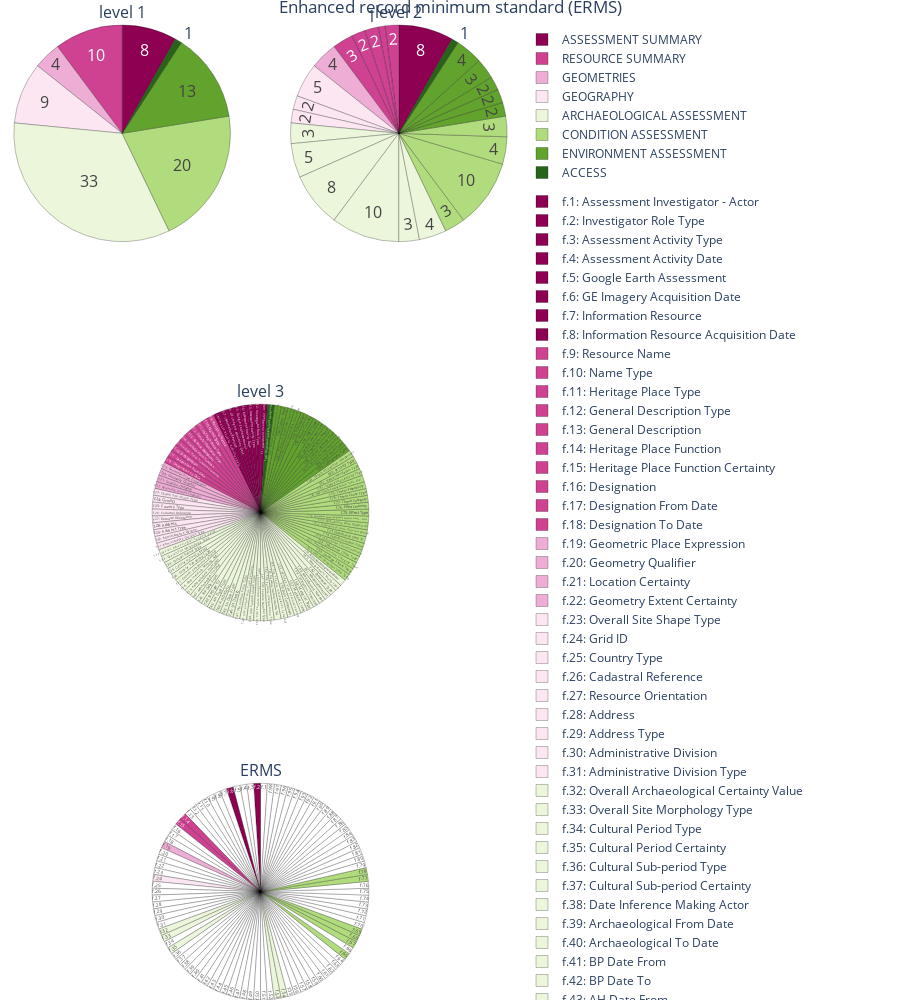

The code cell stored with this chart in its notebook:
### Code cell
# Create subplot grid with pie chart subplots
fig = make_subplots(rows=3, cols=2, subplot_titles=['level 1', 'level 2', 'level 3', 'ERMS'],
                    specs=[
                        [{'type': 'pie'}, {'type': 'pie'}],
                        [{'type': 'pie', "colspan": 2}, None],
                        [{'type': 'pie', "colspan": 2}, None]
                        ])


# Add go.Pie figures to the subplot grid
fig.add_trace(fig_level1.data[0], row=1, col=1)
fig.add_trace(fig_level2.data[0], row=1, col=2)
fig.add_trace(fig_level3.data[0], row=2, col=1)
fig.add_trace(fig_erms.data[0], row=3, col=1)

# Update layout if needed
fig.update_layout(# autosize = True,
                  height=1000,
                  # vertical_spacing=0.1,
                  # width=1200,
                  margin={"r": 0, "t": 0, "l": 0, "b": 0},
                  title_text="Enhanced record minimum standard (ERMS)",
                  title_x=0.5)

# Show the subplot grid
fig.show()

### Figure 1 — Plotly figure (JSON) as saved in the notebook; plotly's stock layout.template omitted (floating-point values rounded to 4 significant figures)
{"data": [{"customdata": ["ASSESSMENT SUMMARY", "RESOURCE SUMMARY", "GEOMETRIES", "GEOGRAPHY", "ARCHAEOLOGICAL ASSESSMENT", "CONDITION ASSESSMENT", "ENVIRONMENT ASSESSMENT", "ACCESS"], "hovertemplate": "%{customdata}", "labels": ["ASSESSMENT SUMMARY", "RESOURCE SUMMARY", "GEOMETRIES", "GEOGRAPHY", "ARCHAEOLOGICAL ASSESSMENT", "CONDITION ASSESSMENT", "ENVIRONMENT ASSESSMENT", "ACCESS"], "legendgroup": "1", "marker": {"colors": ["#8e0152", "#cf4191", "#eeadd4", "#fbe6f1", "#ebf6db", "#b0dc7d", "#62a32e", "#276419"], "line": {"color": "#000000", "width": 0.25}}, "sort": false, "textfont": {"size": 16}, "textinfo": "value", "values": [8, 10, 4, 9, 33, 20, 13, 1], "type": "pie", "domain": {"x": [0, 0.45], "y": [0.7778, 1]}}, {"customdata": ["ASSESSMENT ACTIVITY", "RESOURCE NAME", "RESOURCE SUMMARY", "RESOURCE DESCRIPTION", "HERITAGE RESOURCE CLASSIFICATION", "DESIGNATION", "GEOMETRIES", "GEOGRAPHY", "ADDRESS", "ADMINISTRATIVE SUBDIVISION", "ARCHAEOLOGICAL ASSESSMENT", "PERIODIZATION", "ABSOLUTE CHRONOLOGY", "SITE FEATURES and INTERPRETATIONS", "MATERIAL", "Measurements", "CONDITION ASSESSMENT", "DISTURBANCES", "THREATS", "RECOMMENDATION PLAN", "ENVIRONMENT ASSESSMENT", "LAND COVER", "SURFICIAL GEOLOGY", "MARINE ENVIRONMENT", "DEPTH or ELEVATION", "ACCESS"], "hovertemplate": "%{customdata}", "labels": ["ASSESSMENT ACTIVITY", "RESOURCE NAME", "RESOURCE SUMMARY", "RESOURCE DESCRIPTION", "HERITAGE RESOURCE CLASSIFICATION", "DESIGNATION", "GEOMETRIES", "GEOGRAPHY", "ADDRESS", "ADMINISTRATIVE SUBDIVISION", "ARCHAEOLOGICAL ASSESSMENT", "PERIODIZATION", "ABSOLUTE CHRONOLOGY", "SITE FEATURES and INTERPRETATIONS", "MATERIAL", "Measurements", "CONDITION ASSESSMENT", "DISTURBANCES", "THREATS", "RECOMMENDATION PLAN", "ENVIRONMENT ASSESSMENT", "LAND COVER", "SURFICIAL GEOLOGY", "MARINE ENVIRONMENT", "DEPTH or ELEVATION", "ACCESS"], "marker": {"colors": ["#8e0152", "#cf4191", "#cf4191", "#cf4191", "#cf4191", "#cf4191", "#eeadd4", "#fbe6f1", "#fbe6f1", "#fbe6f1", "#ebf6db", "#ebf6db", "#ebf6db", "#ebf6db", "#ebf6db", "#ebf6db", "#b0dc7d", "#b0dc7d", "#b0dc7d", "#b0dc7d", "#62a32e", "#62a32e", "#62a32e", "#62a32e", "#62a32e", "#276419"], "line": {"color": "#000000", "width": 0.25}}, "showlegend": false, "sort": false, "textfont": {"size": 16}, "textinfo": "value", "values": [8, 2, 1, 2, 2, 3, 4, 5, 2, 2, 3, 5, 8, 10, 3, 4, 3, 10, 4, 3, 2, 2, 2, 3, 4, 1], "type": "pie", "domain": {"x": [0.55, 1], "y": [0.7778, 1]}}, {"hoverinfo": "label", "labels": ["f.1: Assessment Investigator - Actor", "f.2: Investigator Role Type", "f.3: Assessment Activity Type", "f.4: Assessment Activity Date", "f.5: Google Earth Assessment", "f.6: GE Imagery Acquisition Date", "f.7: Information Resource", "f.8: Information Resource Acquisition Date", "f.9: Resource Name", "f.10: Name Type", "f.11: Heritage Place Type", "f.12: General Description Type", "f.13: General Description", "f.14: Heritage Place Function", "f.15: Heritage Place Function Certainty ", "f.16: Designation", "f.17: Designation From Date", "f.18: Designation To Date", "f.19: Geometric Place Expression", "f.20: Geometry Qualifier", "f.21: Location Certainty", "f.22: Geometry Extent Certainty", "f.23: Overall Site Shape Type", "f.24: Grid ID", "f.25: Country Type", "f.26: Cadastral Reference", "f.27: Resource Orientation", "f.28: Address", "f.29: Address Type", "f.30: Administrative Division ", "f.31: Administrative Division Type", "f.32: Overall Archaeological Certainty Value ", "f.33: Overall Site Morphology Type", "f.34: Cultural Period Type", "f.35: Cultural Period Certainty", "f.36: Cultural Sub-period Type", "f.37: Cultural Sub-period Certainty", "f.38: Date Inference Making Actor", "f.39: Archaeological From Date", "f.40: Archaeological To Date", "f.41: BP Date From", "f.42: BP Date To", "f.43: AH Date From", "f.44: AH Date To", "f.45: SH Date From", "f.46: SH Date to", "f.47: Site Feature Form Type", "f.48: Site Feature Form Type Certainty", "f.49: Site Feature Shape Type", "f.50: Site Feature Arrangement Type", "f.51: Site Feature Number Type", "f.52: Site Feature Interpretation Type", "f.53: Site Feature Interpretation Number Type", "f.54: Site Feature Interpretation Certainty", "f.55: Built Component", "f.56: Heritage Place Resource Instance", "f.57: Material Class", "f.58: Material Type", "f.59: Construction Technique", "f.60: Measurement Number", "f.61: Measurement Unit", "f.62: Dimension Type", "f.63: Measurement Source Type ", "f.64: Related Geoarchaeology/Palaeolandscape", "f.65: Overall Condition State Type", "f.66: Damage Extent Type", "f.67: Disturbance Cause Category Type", "f.68: Disturbance Cause Type ", "f.69: Disturbance Cause Certainty ", "f.70: Disturbance Date From", "f.71: Disturbance Date To ", "f.72: Disturbance Date Occurred Before", "f.73: Disturbance Date Occurred On ", "f.74: Disturbance Cause Assignment Assessor Name - Actor", "f.75: Effect Type", "f.76: Effect Certainty", "f.77: Threat Category", "f.78: Threat Cause Type", "f.79: Threat Probability ", "f.80: Threat Inference Making Assessor Name - Actor", "f.81: Intervention Activity Type", "f.82: Recommendation Type", "f.83: Priority Type", "f.84: Detailed Condition Assessments", "f.85: Topography Type", "f.86: Land Cover Type", "f.87: Land Cover Assessment Date", "f.88: Surficial Geology Type", "f.89: Depositional Process", "f.90: Bedrock Geology Type", "f.91: Fetch Type", "f.92: Wave Climate", "f.93: Tidal Range", "f.94: Minimum Depth/Max Elevation", "f.95: Maximum Depth/Min Elevation", "f.96: Datum Type", "f.97: Datum Description/EPSG code", "f.98: Restricted Access Record Designation"], "legendgroup": "3", "marker": {"colors": ["#8e0152", "#8e0152", "#8e0152", "#8e0152", "#8e0152", "#8e0152", "#8e0152", "#8e0152", "#cf4191", "#cf4191", "#cf4191", "#cf4191", "#cf4191", "#cf4191", "#cf4191", "#cf4191", "#cf4191", "#cf4191", "#eeadd4", "#eeadd4", "#eeadd4", "#eeadd4", "#fbe6f1", "#fbe6f1", "#fbe6f1", "#fbe6f1", "#fbe6f1", "#fbe6f1", "#fbe6f1", "#fbe6f1", "#fbe6f1", "#ebf6db", "#ebf6db", "#ebf6db", "#ebf6db", "#ebf6db", "#ebf6db", "#ebf6db", "#ebf6db", "#ebf6db", "#ebf6db", "#ebf6db", "#ebf6db", "#ebf6db", "#ebf6db", "#ebf6db", "#ebf6db", "#ebf6db", "#ebf6db", "#ebf6db", "#ebf6db", "#ebf6db", "#ebf6db", "#ebf6db", "#ebf6db", "#ebf6db", "#ebf6db", "#ebf6db", "#ebf6db", "#ebf6db", "#ebf6db", "#ebf6db", "#ebf6db", "#ebf6db", "#b0dc7d", "#b0dc7d", "#b0dc7d", "#b0dc7d", "#b0dc7d", "#b0dc7d", "#b0dc7d", "#b0dc7d", "#b0dc7d", "#b0dc7d", "#b0dc7d", "#b0dc7d", "#b0dc7d", "#b0dc7d", "#b0dc7d", "#b0dc7d", "#b0dc7d", "#b0dc7d", "#b0dc7d", "#b0dc7d", "#62a32e", "#62a32e", "#62a32e", "#62a32e", "#62a32e", "#62a32e", "#62a32e", "#62a32e", "#62a32e", "#62a32e", "#62a32e", "#62a32e", "#62a32e", "#276419"], "line": {"color": "#000000", "width": 0.25}}, "sort": false, "textfont": {"size": 7}, "textinfo": "label", "textposition": "inside", "values": [1, 1, 1, 1, 1, 1, 1, 1, 1, 1, 1, 1, 1, 1, 1, 1, 1, 1, 1, 1, 1, 1, 1, 1, 1, 1, 1, 1, 1, 1, 1, 1, 1, 1, 1, 1, 1, 1, 1, 1, 1, 1, 1, 1, 1, 1, 1, 1, 1, 1, 1, 1, 1, 1, 1, 1, 1, 1, 1, 1, 1, 1, 1, 1, 1, 1, 1, 1, 1, 1, 1, 1, 1, 1, 1, 1, 1, 1, 1, 1, 1, 1, 1, 1, 1, 1, 1, 1, 1, 1, 1, 1, 1, 1, 1, 1, 1, 1], "type": "pie", "domain": {"x": [0, 1], "y": [0.3889, 0.6111]}}, {"customdata": ["f.1: Assessment Investigator - Actor", "f.2: Investigator Role Type", "f.3: Assessment Activity Type", "f.4: Assessment Activity Date", "f.5: Google Earth Assessment", "f.6: GE Imagery Acquisition Date", "f.7: Information Resource", "f.8: Information Resource Acquisition Date", "f.9: Resource Name", "f.10: Name Type", "f.11: Heritage Place Type", "f.12: General Description Type", "f.13: General Description", "f.14: Heritage Place Function", "f.15: Heritage Place Function Certainty ", "f.16: Designation", "f.17: Designation From Date", "f.18: Designation To Date", "f.19: Geometric Place Expression", "f.20: Geometry Qualifier", "f.21: Location Certainty", "f.22: Geometry Extent Certainty", "f.23: Overall Site Shape Type", "f.24: Grid ID", "f.25: Country Type", "f.26: Cadastral Reference", "f.27: Resource Orientation", "f.28: Address", "f.29: Address Type", "f.30: Administrative Division ", "f.31: Administrative Division Type", "f.32: Overall Archaeological Certainty Value ", "f.33: Overall Site Morphology Type", "f.34: Cultural Period Type", "f.35: Cultural Period Certainty", "f.36: Cultural Sub-period Type", "f.37: Cultural Sub-period Certainty", "f.38: Date Inference Making Actor", "f.39: Archaeological From Date", "f.40: Archaeological To Date", "f.41: BP Date From", "f.42: BP Date To", "f.43: AH Date From", "f.44: AH Date To", "f.45: SH Date From", "f.46: SH Date to", "f.47: Site Feature Form Type", "f.48: Site Feature Form Type Certainty", "f.49: Site Feature Shape Type", "f.50: Site Feature Arrangement Type", "f.51: Site Feature Number Type", "f.52: Site Feature Interpretation Type", "f.53: Site Feature Interpretation Number Type", "f.54: Site Feature Interpretation Certainty", "f.55: Built Component", "f.56: Heritage Place Resource Instance", "f.57: Material Class", "f.58: Material Type", "f.59: Construction Technique", "f.60: Measurement Number", "f.61: Measurement Unit", "f.62: Dimension Type", "f.63: Measurement Source Type ", "f.64: Related Geoarchaeology/Palaeolandscape", "f.65: Overall Condition State Type", "f.66: Damage Extent Type", "f.67: Disturbance Cause Category Type", "f.68: Disturbance Cause Type ", "f.69: Disturbance Cause Certainty ", "f.70: Disturbance Date From", "f.71: Disturbance Date To ", "f.72: Disturbance Date Occurred Before", "f.73: Disturbance Date Occurred On ", "f.74: Disturbance Cause Assignment Assessor Name - Actor", "f.75: Effect Type", "f.76: Effect Certainty", "f.77: Threat Category", "f.78: Threat Cause Type", "f.79: Threat Probability ", "f.80: Threat Inference Making Assessor Name - Actor", "f.81: Intervention Activity Type", "f.82: Recommendation Type", "f.83: Priority Type", "f.84: Detailed Condition Assessments", "f.85: Topography Type", "f.86: Land Cover Type", "f.87: Land Cover Assessment Date", "f.88: Surficial Geology Type", "f.89: Depositional Process", "f.90: Bedrock Geology Type", "f.91: Fetch Type", "f.92: Wave Climate", "f.93: Tidal Range", "f.94: Minimum Depth/Max Elevation", "f.95: Maximum Depth/Min Elevation", "f.96: Datum Type", "f.97: Datum Description/EPSG code", "f.98: Restricted Access Record Designation"], "domain": {"x": [0, 1], "y": [0, 0.2222]}, "hoverinfo": "label+percent", "hovertemplate": "%{customdata}", "labels": ["f.1", "f.2", "f.3", "f.4", "f.5", "f.6", "f.7", "f.8", "f.9", "f.10", "f.11", "f.12", "f.13", "f.14", "f.15", "f.16", "f.17", "f.18", "f.19", "f.20", "f.21", "f.22", "f.23", "f.24", "f.25", "f.26", "f.27", "f.28", "f.29", "f.30", "f.31", "f.32", "f.33", "f.34", "f.35", "f.36", "f.37", "f.38", "f.39", "f.40", "f.41", "f.42", "f.43", "f.44", "f.45", "f.46", "f.47", "f.48", "f.49", "f.50", "f.51", "f.52", "f.53", "f.54", "f.55", "f.56", "f.57", "f.58", "f.59", "f.60", "f.61", "f.62", "f.63", "f.64", "f.65", "f.66", "f.67", "f.68", "f.69", "f.70", "f.71", "f.72", "f.73", "f.74", "f.75", "f.76", "f.77", "f.78", "f.79", "f.80", "f.81", "f.82", "f.83", "f.84", "f.85", "f.86", "f.87", "f.88", "f.89", "f.90", "f.91", "f.92", "f.93", "f.94", "f.95", "f.96", "f.97", "f.98"], "marker": {"colors": ["#ffffff", "#8e0152", "#ffffff", "#ffffff", "#ffffff", "#8e0152", "#ffffff", "#ffffff", "#ffffff", "#ffffff", "#ffffff", "#ffffff", "#ffffff", "#cf4191", "#cf4191", "#ffffff", "#ffffff", "#ffffff", "#eeadd4", "#ffffff", "#ffffff", "#ffffff", "#ffffff", "#fbe6f1", "#ffffff", "#ffffff", "#ffffff", "#ffffff", "#ffffff", "#ffffff", "#ffffff", "#ebf6db", "#ebf6db", "#ffffff", "#ebf6db", "#ffffff", "#ffffff", "#ffffff", "#ffffff", "#ffffff", "#ffffff", "#ffffff", "#ffffff", "#ffffff", "#ffffff", "#ffffff", "#ffffff", "#ffffff", "#ffffff", "#ffffff", "#ffffff", "#ffffff", "#ebf6db", "#ebf6db", "#ffffff", "#ffffff", "#ffffff", "#ffffff", "#ffffff", "#ffffff", "#ffffff", "#ffffff", "#ffffff", "#ffffff", "#b0dc7d", "#ffffff", "#b0dc7d", "#b0dc7d", "#b0dc7d", "#ffffff", "#ffffff", "#ffffff", "#ffffff", "#ffffff", "#ffffff", "#ffffff", "#b0dc7d", "#b0dc7d", "#ffffff", "#ffffff", "#ffffff", "#ffffff", "#ffffff", "#ffffff", "#ffffff", "#ffffff", "#ffffff", "#ffffff", "#ffffff", "#ffffff", "#ffffff", "#ffffff", "#ffffff", "#ffffff", "#ffffff", "#ffffff", "#ffffff", "#ffffff"], "line": {"color": "#000000", "width": 0.25}}, "showlegend": false, "sort": false, "textfont": {"size": 7}, "textinfo": "label", "textposition": "inside", "values": [1, 1, 1, 1, 1, 1, 1, 1, 1, 1, 1, 1, 1, 1, 1, 1, 1, 1, 1, 1, 1, 1, 1, 1, 1, 1, 1, 1, 1, 1, 1, 1, 1, 1, 1, 1, 1, 1, 1, 1, 1, 1, 1, 1, 1, 1, 1, 1, 1, 1, 1, 1, 1, 1, 1, 1, 1, 1, 1, 1, 1, 1, 1, 1, 1, 1, 1, 1, 1, 1, 1, 1, 1, 1, 1, 1, 1, 1, 1, 1, 1, 1, 1, 1, 1, 1, 1, 1, 1, 1, 1, 1, 1, 1, 1, 1, 1, 1], "type": "pie"}], "layout": {"annotations": [{"font": {"size": 16}, "showarrow": false, "text": "level 1", "x": 0.225, "xanchor": "center", "xref": "paper", "y": 1, "yanchor": "bottom", "yref": "paper"}, {"font": {"size": 16}, "showarrow": false, "text": "level 2", "x": 0.775, "xanchor": "center", "xref": "paper", "y": 1, "yanchor": "bottom", "yref": "paper"}, {"font": {"size": 16}, "showarrow": false, "text": "level 3", "x": 0.5, "xanchor": "center", "xref": "paper", "y": 0.6111, "yanchor": "bottom", "yref": "paper"}, {"font": {"size": 16}, "showarrow": false, "text": "ERMS", "x": 0.5, "xanchor": "center", "xref": "paper", "y": 0.2222, "yanchor": "bottom", "yref": "paper"}], "margin": {"r": 0, "t": 0, "l": 0, "b": 0}, "title": {"text": "Enhanced record minimum standard (ERMS)", "x": 0.5}, "height": 1000}}
